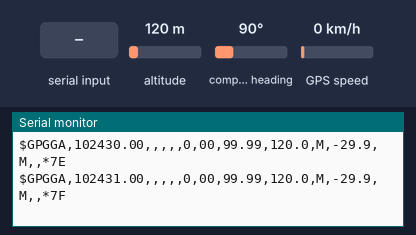
The program below on a simulated ESP32. Shown: the last lines printed to the serial monitor. The inputs (shaded band) are chosen by the test bench; at power-on: altitude 120 m, compass heading 90°, GPS speed 0 km/h. The GPS gets a fix after 3 s at 37.7749, -122.4194 with 8 satellites; nothing arrives over Bluetooth unless stated; a phone connects over Bluetooth LE 3 s after start.

Above: at 1.2 s.
1.3 s: altitude set to 20 m
At 2.7 s:
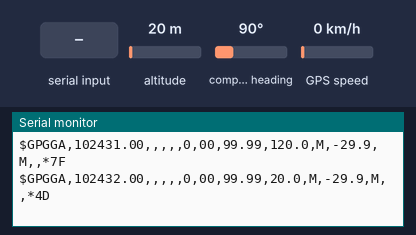
4.5 s: "$GPGLL\n" received over the second serial link
At 4.9 s:
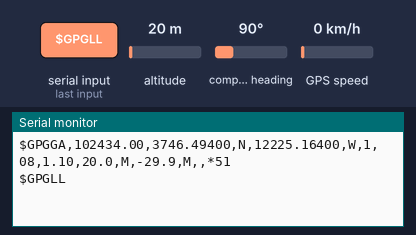
8.6 s: "$GPGGA\n" received over the second serial link
At 8.86 s:
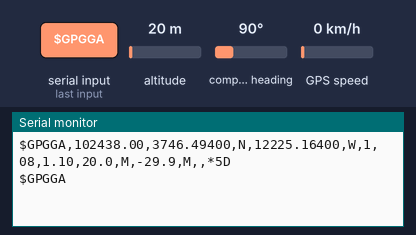
10.6 s: "$GPGSA\n" received over the second serial link
At 10.86 s:
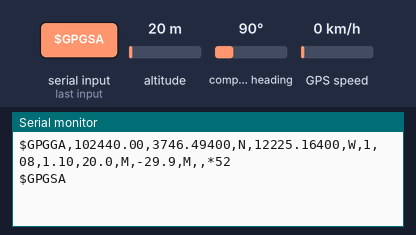
12.1 s: altitude set to 250 m
At 12.9 s:
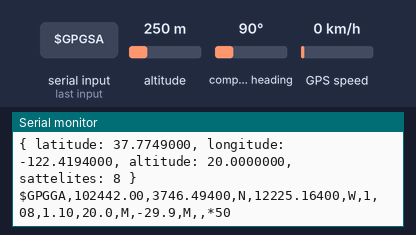
16.2 s: "$GPGSV\n" received over the second serial link
At 16.9 s:
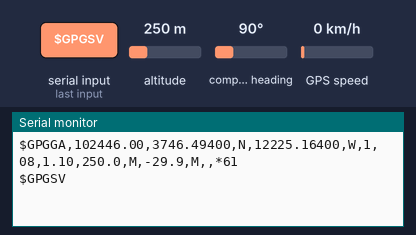
Timing chart, 0 to 19.2 s (numbered marks = the images above; inputs shaded):
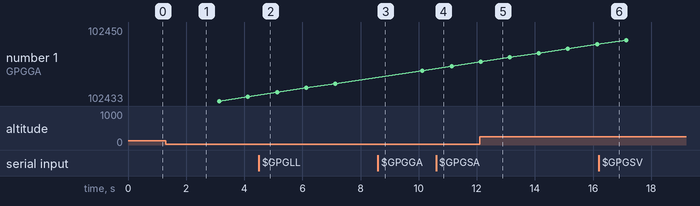

Measured:
- after the input at 1.3 s, the serial monitor: prints a new line after 0.71 s (image 1)
- after the input at 4.5 s, the serial monitor: prints a new line at once (image 2)
- after the input at 8.6 s, the serial monitor: prints a new line at once (image 3)
- after the input at 10.6 s, the serial monitor: prints a new line at once (image 4)
- after the input at 16.2 s, the serial monitor: prints a new line at once (image 6)

The program:

main.cpp
```cpp
#define MONITOR_SPEED 9600
#define GPS_TX 26
#define GPS_RX 27
#define GPS_SERIAL_SPEED 9600
#define GPS_SATTELITES_TO_TRUST 7
#define UPDATE_PERIOD_MS 500
#define SOFT_SERIAL_INVERT false
#define SOFT_SERIAL_BUF_SIZE 256

#include <TinyGPS++.h>
#include <SoftwareSerial.h>

#include <BLEDevice.h>
#include <BLEUtils.h>
#include <BLEServer.h>

#define SERVICE_UUID "a074e742-c933-40a2-b503-118d042d5bb1"
#define GLL_CHARACTERISTIC_UUID "c9580287-61a5-41b8-8271-df99f7446c92"
#define GGA_CHARACTERISTIC_UUID "1aa65db3-9ae5-4058-8639-0981fb724d39"
#define GSV_CHARACTERISTIC_UUID "10e2e8f6-16cb-460f-921d-a0e39186ecc0"
#define GSA_CHARACTERISTIC_UUID "c7be6b7a-a832-4596-aad0-68799ab85ca3"
#define UNIFIED_CHARACTERISTIC_UUID "96269f2b-d2c9-42f7-b169-f598830ad52f"

BLEServer *pServer;
BLEService *pService;
BLECharacteristic *pCharacteristicGGA;
BLECharacteristic *pCharacteristicGLL;
BLECharacteristic *pCharacteristicGSV;
BLECharacteristic *pCharacteristicGSA;
BLECharacteristic *pCharacteristicUnified;

class ServerCallbacks : public BLEServerCallbacks
{

	void onConnect(BLEServer *pServer)
	{
		Serial.print("Someone connected on BLE!");
	}

	void onDisconnect(BLEServer *pServer)
	{
		Serial.print("Someone disconnected on BLE!");
		pServer->startAdvertising();
	}
};

// Loop-Multitask time control
unsigned long previousGpsUpdate = 0;

// The TinyGPS++ object
TinyGPSPlus gps;

// The serial connection to the GPS device
SoftwareSerial ss;

typedef struct
{
	bool trust;
	double latitude;
	double longitude;
	double altitude;
	uint8_t hour;
	uint8_t minute;
	uint8_t second;
	uint8_t day;
	uint8_t month;
	int16_t year;
	uint32_t satellites;
	uint32_t age;
} gpsCoordinate;

gpsCoordinate gc;

void setup()
{
	Serial.begin(MONITOR_SPEED);
	ss.begin(GPS_SERIAL_SPEED, SWSERIAL_8N1, GPS_RX, GPS_TX, SOFT_SERIAL_INVERT, SOFT_SERIAL_BUF_SIZE);

	BLEDevice::init("GeoFarm GPS");
	pServer = BLEDevice::createServer();
	pServer->setCallbacks(new ServerCallbacks());
	pService = pServer->createService(SERVICE_UUID);
	pCharacteristicGGA = pService->createCharacteristic(
			GGA_CHARACTERISTIC_UUID,
			BLECharacteristic::PROPERTY_READ);
	pCharacteristicGLL = pService->createCharacteristic(
			GLL_CHARACTERISTIC_UUID,
			BLECharacteristic::PROPERTY_READ);
	pCharacteristicGSA = pService->createCharacteristic(
			GSA_CHARACTERISTIC_UUID,
			BLECharacteristic::PROPERTY_READ);
	pCharacteristicGSV = pService->createCharacteristic(
			GSV_CHARACTERISTIC_UUID,
			BLECharacteristic::PROPERTY_READ);
	pCharacteristicUnified = pService->createCharacteristic(
			UNIFIED_CHARACTERISTIC_UUID,
			BLECharacteristic::PROPERTY_READ);
	pService->start();
	BLEAdvertising *pAdvertising = BLEDevice::getAdvertising();
	pAdvertising->addServiceUUID(SERVICE_UUID);
	pAdvertising->setScanResponse(true);
	pAdvertising->setMinPreferred(0x06); // functions that help with iPhone connections issue
	pAdvertising->setMinPreferred(0x12);
	BLEDevice::startAdvertising();
}

char gll[600] = "";
char gga[600] = "";
char gsa[600] = "";
char gsv[600] = "";
char line[600] = "";
int pos = 0;

void loop()
{
	//updatePositionTask();
	while (ss.available() > 0)
	{
		char c = ss.read();
		gps.encode(c);
		if (gps.location.isUpdated())
		{
				gc.latitude = gps.location.lat();
				gc.longitude = gps.location.lng();
				gc.altitude = gps.altitude.meters();
				gc.day = gps.date.day();
				gc.month = gps.date.month();
				gc.year = gps.date.year();
				gc.hour = gps.time.hour();
				gc.minute = gps.time.minute();
				gc.second = gps.time.second();
				gc.satellites = gps.satellites.value();
				gc.age = gps.date.age();
				gc.trust = true;
				char value[200] = "";
				memset(value, '\0', 200);
				sprintf(value, "{ latitude: %2.7f, longitude: %2.7f, altitude: %2.7f, sattelites: %d }", gc.latitude, gc.longitude, gc.altitude, gc.satellites);
				pCharacteristicUnified->setValue(value);
				Serial.println(value);
		}

		line[pos] = c;
		if (pos > 0 && line[pos] == '\n')
		{
			char start[7] = "";
			strncpy(start, line, 6);
			if (strcmp(start, "$GPGLL") == 0)
			{
				strcpy(gll, line);
				Serial.println(gll);
				pCharacteristicGLL->setValue(gll);
			}
			else if (strcmp(start, "$GPGGA") == 0)
			{
				strcpy(gga, line);
				Serial.println(gga);
				pCharacteristicGGA->setValue(gga);
			}
			else if (strcmp(start, "$GPGSA") == 0)
			{
				strcpy(gsa, line);
				Serial.println(gsa);
				pCharacteristicGSA->setValue(gsa);
			}
			else if (strcmp(start, "$GPGSV") == 0)
			{
				strcpy(gsv, line);
				Serial.println(gsv);
				pCharacteristicGSV->setValue(gsv);
			}
			memset(line, '\0', 600);
			pos = 0;
		}
		else
		{
			pos++;
		}
	}
}
```
